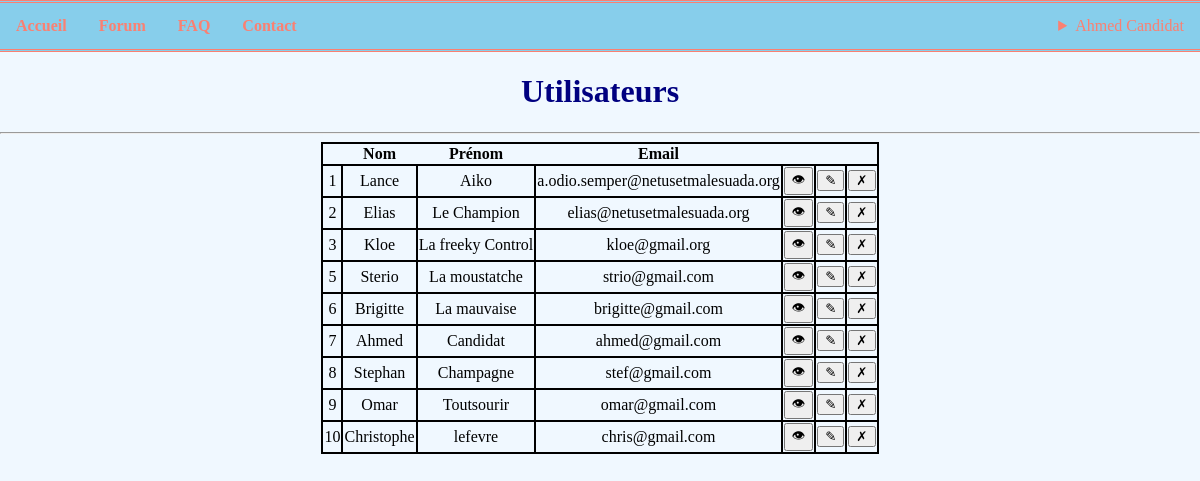
Page /?section=usersselectall (signed in) on the committed database.
### tables this page shows
CREATE TABLE IF NOT EXISTS `user` (
  `userId` int(11) NOT NULL AUTO_INCREMENT,
  `firstName` varchar(50) NOT NULL,
  `lastName` varchar(50) NOT NULL,
  `email` varchar(50) NOT NULL,
  `country` varchar(50) NOT NULL,
  `phone` varchar(20) NOT NULL,
  `password` varchar(50) NOT NULL,
  `roleId` int(11) NOT NULL,
  PRIMARY KEY (`userId`),
  FOREIGN KEY (`roleId`) REFERENCES `role`(`roleId`)
);

### Controllers/navigation.php (called while the page is built, shortened)
<?php
require_once('Models/User.php');
$client = false;
$admin = false;
if(isset($_SESSION["login"]) && isset($_SESSION["roleId"])){
    $login = $_SESSION["login"];
    $roleId = $_SESSION["roleId"];
    $dbUser = $user->getById($login);
    $userName = $dbUser["firstName"] . " " . $dbUser["lastName"];
    if($roleId == 1){
        $client = true;
    }
    else if($roleId == 2){
        $admin = true;
    }
}
require_once('Views/Pages/navigation.php')
?>

### Models/User.php (called while the page is built, shortened)
<?php
class User extends Connection{
	public function getAll (){
		$pdo = $this->dbConnection();
		$request = 'SELECT * FROM USER';
		$object = $pdo->query($request);
		return $object->fetchAll(PDO::FETCH_ASSOC);
    }
    public function getById ($id){
		$pdo = $this->dbConnection();
		$stmt = $pdo->prepare("SELECT * FROM USER WHERE userId=?");
        $stmt->execute([$id]);
        return $user = $stmt->fetch();
    }
 }
?>

### Controllers/Admin/ClientsControllers/selectAll.php (the view, shortened to what this page needs)
<?php
require_once("Models/User.php");
try
{
	$table = "<table class='tableAdmin'>";
	$table .= "<tr><th></th><th>Nom</th><th>Prénom</th><th>Email</th>
	<th colspan='3'></th></tr>";
	$users = $user->getAll();
	foreach ($users as $user) {
		$table .= '<td class="tdTableAdmin">' . $user['userId'] . '</td>';
		$table .= '<td class="tdTableAdmin">' . $user['firstName'] . '</td>';
		$table .= '<td class="tdTableAdmin">' . $user['lastName'] . '</td>';
		$table .= '<td class="tdTableAdmin">' .$user["email"] . '</td>';
		$table .= '<td class="tdTableAdmin"><a class="btn-view" href="index.php?section=userselectone&user=' . $user["userId"].'"><button>&#128065;</button></a></td>';
		$table .= '<td class="tdTableAdmin"><a class="btn-update" href="index.php?section=updateuser&user=' . $user["userId"].'"><button>&#x270E</button></a></td>';
		$table .= '<td class="tdTableAdmin"><a class="btn-delete" href="index.php?section=deleteuser&user=' . $user["userId"].'"><button>&#10007;</button></a></td>';
		$table .=  '</tr>';
	 }
	$table.="</table>";
}
catch(PDOException $e)
{
	echo $e->getMessage();
}
?>

### Views/Pages/navigation.php (shortened to what this page needs)
<nav id="navigation">
	<ul class="menu">
		<li class="navigation"><a href=".">Accueil</a></li>
		<li class="navigation"><a href="?section=forum">Forum</a></li>
		<li class="navigation"><a href="?section=faq">FAQ</a></li>
		<li class="navigation"><a href="?section=contact">Contact</a></li>
		<?php
		if($client){
			?>
			<li id="profil">
				<details>
					<summary><?= $userName ?></summary>
					<li><a href="?section=profil">Profil</a></li>
					<li><a href="?section=historique">Historique</a></li>
					<li><a href="?section=deconnexion">Déconnexion</a></li>
				</details>
			</li>
			<?php
		}
		else if($admin){
			?>
			<li id="profil">
				<details>
					<summary><?= $userName ?></summary>
				</details>
			</li>
			<?php
		}
		else{
			?>
			<li class="login navigation" ><a href="?section=login">Login</a></li>
			<?php
		}
		?>
	</ul>
</nav>

### Contents/style.css (style rules this page uses)
body { margin: 0; background-color: aliceblue; }
.menu { list-style-type: none; margin: 0; padding: 0; overflow: hidden; background-color: skyblue; color: salmon; border-top: 3px double salmon; border-bottom: 3px double salmon; }
.navigation { float: left; margin: 0; }
.navigation a { display: block; color: black; text-align: center; padding: 14px 16px; text-decoration: none; color: salmon; font-weight: bold; }
#profil { float: right; padding: 14px 16px; }
a { color: salmon; text-decoration: none; }
.tdTableAdmin { border: 2px solid black; text-align: center; }
.tableAdmin { border: 2px solid black; border-collapse: collapse; margin: 0 auto; }

### rows in the picture
user: userName "Ahmed Candidat", userId "7", firstName "Ahmed", lastName "Candidat", email "ahmed@gmail.com"
user: userId "1", firstName "Lance", lastName "Aiko", email "a.odio.semper@netusetmalesuada.org"
user: userId "2", firstName "Elias", lastName "Le Champion", email "elias@netusetmalesuada.org"
user: userId "3", firstName "Kloe", lastName "La freeky Control", email "kloe@gmail.org"
user: userId "5", firstName "Sterio", lastName "La moustatche", email "strio@gmail.com"
user: userId "6", firstName "Brigitte", lastName "La mauvaise", email "brigitte@gmail.com"
user: userId "8", firstName "Stephan", lastName "Champagne", email "stef@gmail.com"
user: userId "9", firstName "Omar", lastName "Toutsourir", email "omar@gmail.com"
user: userId "10", firstName "Christophe", lastName "lefevre", email "chris@gmail.com"
